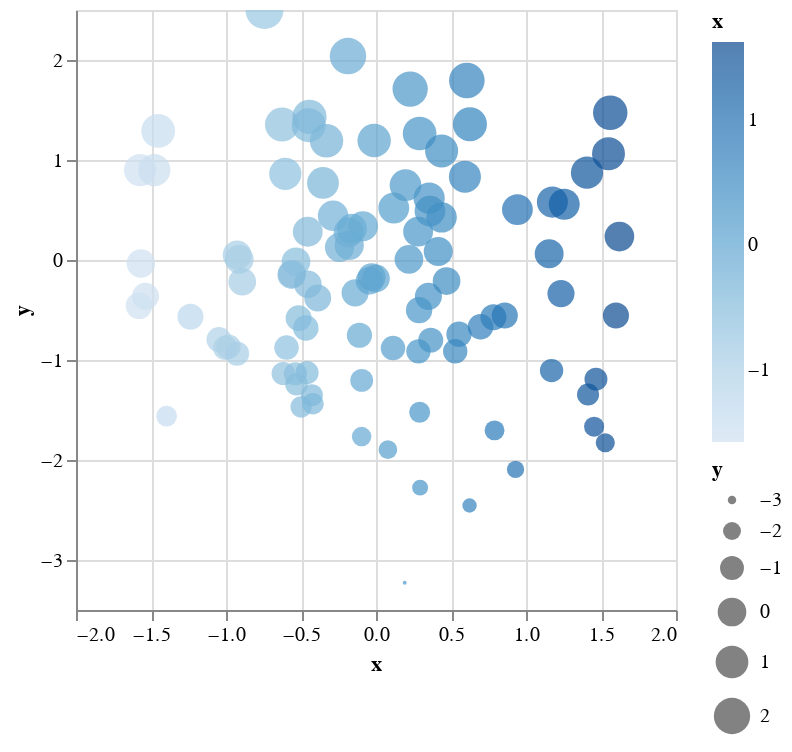

The code cell stored with this chart in its notebook:
### Code cell
import altair as alt
import pandas as pd
import numpy as np

# Create a DataFrame with random data
data = pd.DataFrame({
    'x': np.random.randn(100),
    'y': np.random.randn(100)
})

# Create the Altair chart
chart = alt.Chart(data).mark_circle().encode(
    x='x',
    y='y',
    color='x',  # Color points based on the x value
    size='y'    # Size points based on the y value
).interactive()  # Adds zoom and pan capabilities

chart.show()

### Figure 1 — Vega-Lite specification as saved in the notebook (floating-point values rounded to 4 significant figures)
{"config": {"view": {"continuousWidth": 300, "continuousHeight": 300}}, "data": {"name": "data-d00d57046ee01acdd601b4d89f308943"}, "mark": {"type": "circle"}, "encoding": {"color": {"field": "x", "type": "quantitative"}, "size": {"field": "y", "type": "quantitative"}, "x": {"field": "x", "type": "quantitative"}, "y": {"field": "y", "type": "quantitative"}}, "params": [{"name": "param_1", "select": {"type": "interval", "encodings": ["x", "y"]}, "bind": "scales"}], "$schema": "https://vega.github.io/schema/vega-lite/v5.20.1.json", "datasets": {"data-d00d57046ee01acdd601b4d89f308943": [{"x": -0.5157, "y": -0.5816}, {"x": -0.5376, "y": -1.138}, {"x": -0.1391, "y": -0.3285}, {"x": 0.3494, "y": -0.3637}, {"x": 0.9429, "y": 0.5049}, {"x": 0.7827, "y": -0.5718}, {"x": 0.365, "y": -0.8013}, {"x": -0.9115, "y": 0.006069}, {"x": 1.55, "y": 1.063}, {"x": -1.005, "y": -0.878}, {"x": -1.396, "y": -1.561}, {"x": -0.6268, "y": 1.356}, {"x": -1.237, "y": -0.5667}, {"x": -0.9831, "y": -0.8679}, {"x": 0.2908, "y": 1.265}, {"x": -0.1785, "y": 0.147}, {"x": 0.07928, "y": -1.896}, {"x": -0.08703, "y": 0.3381}, {"x": 0.3543, "y": 0.6186}, {"x": 0.4372, "y": 0.4263}, {"x": -0.3885, "y": -0.3809}, {"x": -0.5636, "y": -0.1495}, {"x": 1.176, "y": 0.5791}, {"x": 0.7902, "y": -1.704}, {"x": -0.7436, "y": 2.499}, {"x": 1.466, "y": -1.191}, {"x": -0.0005324, "y": -0.1851}, {"x": 0.1967, "y": 0.7481}, {"x": 0.8586, "y": -0.5549}, {"x": 0.415, "y": 0.08582}, {"x": 0.1185, "y": 0.5202}, {"x": 0.3596, "y": 0.4895}, {"x": 0.2808, "y": 0.2836}, {"x": 0.5928, "y": 0.833}, {"x": -0.1104, "y": -0.7526}, {"x": 0.5531, "y": -0.7422}, {"x": -0.5333, "y": -0.01719}, {"x": 0.6263, "y": 1.358}, {"x": 0.1912, "y": -3.228}, {"x": -0.4435, "y": 1.431}, {"x": 0.4374, "y": 1.091}, {"x": -1.58, "y": -0.4575}, {"x": -0.5603, "y": -0.1396}, {"x": 0.9302, "y": -2.094}, {"x": -0.3535, "y": 0.771}, {"x": 0.2831, "y": -0.9131}, {"x": 1.623, "y": 0.234}, {"x": 1.454, "y": -1.667}, {"x": -0.1829, "y": 0.2759}, {"x": -0.4992, "y": -1.469}, {"x": -0.4278, "y": -1.351}, {"x": 1.6, "y": -0.5554}, {"x": -0.6048, "y": 0.8621}, {"x": 1.255, "y": 0.5569}, {"x": -0.2434, "y": 0.1267}, {"x": 0.2195, "y": 0.006685}, {"x": -0.2861, "y": 0.4425}, {"x": 1.407, "y": 0.8731}, {"x": 0.697, "y": -0.667}, {"x": -0.1611, "y": 0.3123}, {"x": -1.573, "y": 0.8994}, {"x": -0.3298, "y": 1.192}, {"x": -0.4678, "y": -0.6804}, {"x": -0.04321, "y": -0.2071}, {"x": 1.171, "y": -1.106}, {"x": 0.5282, "y": -0.9128}, {"x": -0.4484, "y": 1.349}, {"x": -1.568, "y": -0.0341}, {"x": -0.5965, "y": -0.876}, {"x": -1.478, "y": 0.899}, {"x": -0.09527, "y": -1.204}, {"x": -1.452, "y": 1.291}, {"x": -0.8916, "y": -0.2177}, {"x": 0.2941, "y": -2.276}, {"x": 0.6057, "y": 1.795}, {"x": -0.01222, "y": 1.195}, {"x": 0.4704, "y": -0.2105}, {"x": 0.1134, "y": -0.8811}, {"x": -1.537, "y": -0.362}, {"x": -0.6188, "y": -1.135}, {"x": 0.291, "y": -1.523}, {"x": -0.4544, "y": -0.243}, {"x": -0.4207, "y": -1.437}, {"x": 1.562, "y": 1.473}, {"x": 1.414, "y": -1.345}, {"x": 1.529, "y": -1.828}, {"x": -0.02911, "y": -0.1723}, {"x": -0.9257, "y": 0.0502}, {"x": 1.233, "y": -0.3362}, {"x": -0.4599, "y": -1.126}, {"x": -0.5296, "y": -1.243}, {"x": -0.9264, "y": -0.9366}, {"x": -0.09581, "y": -1.765}, {"x": 0.6236, "y": -2.455}, {"x": -0.4548, "y": 0.2823}, {"x": -0.1867, "y": 2.039}, {"x": 1.154, "y": 0.06206}, {"x": 0.2277, "y": 1.709}, {"x": 0.2873, "y": -0.5017}, {"x": -1.047, "y": -0.7959}]}}
